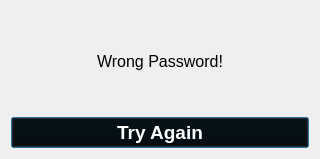
<?xml version="1.0" encoding="UTF-8"?>
<ui version="4.0">
 <class>Dialog</class>
 <widget class="QDialog" name="Dialog">
  <property name="geometry">
   <rect>
    <x>0</x>
    <y>0</y>
    <width>320</width>
    <height>159</height>
   </rect>
  </property>
  <property name="windowTitle">
   <string>Dialog</string>
  </property>
  <layout class="QGridLayout" name="gridLayout">
   <item row="0" column="0">
    <layout class="QVBoxLayout" name="verticalLayout">
     <item>
      <widget class="QLabel" name="label">
       <property name="font">
        <font>
         <family>Helvetica</family>
         <pointsize>12</pointsize>
         <weight>50</weight>
         <bold>false</bold>
        </font>
       </property>
       <property name="styleSheet">
        <string notr="true"/>
       </property>
       <property name="text">
        <string>Wrong Password!</string>
       </property>
       <property name="alignment">
        <set>Qt::AlignCenter</set>
       </property>
      </widget>
     </item>
     <item>
      <widget class="QPushButton" name="pushButton">
       <property name="font">
        <font>
         <family>Helvetica</family>
         <pointsize>14</pointsize>
         <weight>75</weight>
         <bold>true</bold>
        </font>
       </property>
       <property name="styleSheet">
        <string notr="true">color: rgb(255, 255, 255);
                                    background-color: rgb(0, 0, 0);
                                </string>
       </property>
       <property name="text">
        <string>Try Again</string>
       </property>
      </widget>
     </item>
    </layout>
   </item>
  </layout>
 </widget>
 <resources/>
 <connections/>
</ui>
